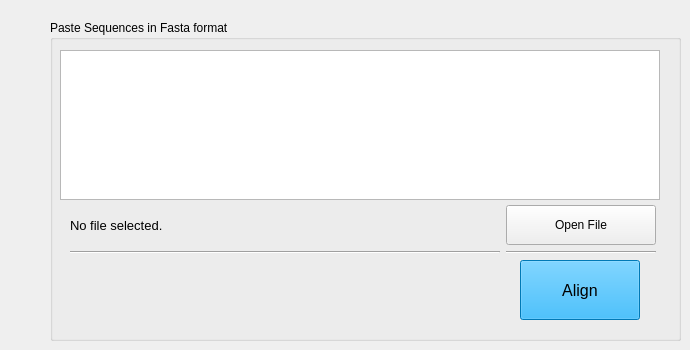
          <widget class="QWidget" name="tab_7">
           <attribute name="icon">
            <iconset resource="blaster.qrc">
             <normaloff>:/Icons/to_copy/images/02.png</normaloff>:/Icons/to_copy/images/02.png</iconset>
           </attribute>
           <attribute name="title">
            <string/>
           </attribute>
           <widget class="QGroupBox" name="groupBox_8">
            <property name="geometry">
             <rect>
              <x>50</x>
              <y>20</y>
              <width>631</width>
              <height>321</height>
             </rect>
            </property>
            <property name="minimumSize">
             <size>
              <width>200</width>
              <height>300</height>
             </size>
            </property>
            <property name="autoFillBackground">
             <bool>false</bool>
            </property>
            <property name="title">
             <string>Paste Sequences in Fasta format</string>
            </property>
            <property name="flat">
             <bool>false</bool>
            </property>
            <widget class="QPlainTextEdit" name="plainTextEdit_7">
             <property name="geometry">
              <rect>
               <x>10</x>
               <y>30</y>
               <width>600</width>
               <height>150</height>
              </rect>
             </property>
             <property name="inputMethodHints">
              <set>Qt::ImhNone</set>
             </property>
            </widget>
            <widget class="QWidget" name="layoutWidget_9">
             <property name="geometry">
              <rect>
               <x>10</x>
               <y>180</y>
               <width>601</width>
               <height>61</height>
              </rect>
             </property>
             <layout class="QGridLayout" name="gridLayout_11">
              <property name="leftMargin">
               <number>10</number>
              </property>
              <property name="topMargin">
               <number>5</number>
              </property>
              <property name="rightMargin">
               <number>5</number>
              </property>
              <property name="bottomMargin">
               <number>5</number>
              </property>
              <item row="0" column="0">
               <widget class="QLabel" name="label_24">
                <property name="font">
                 <font>
                  <pointsize>10</pointsize>
                 </font>
                </property>
                <property name="text">
                 <string>No file selected.</string>
                </property>
               </widget>
              </item>
              <item row="0" column="1">
               <widget class="QPushButton" name="pushButton_10">
                <property name="minimumSize">
                 <size>
                  <width>150</width>
                  <height>40</height>
                 </size>
                </property>
                <property name="maximumSize">
                 <size>
                  <width>150</width>
                  <height>40</height>
                 </size>
                </property>
                <property name="text">
                 <string>Open File</string>
                </property>
                <property name="icon">
                 <iconset>
                  <normaloff>:/Icons/Filesystem-folder-grey-open-icon.png</normaloff>:/Icons/Filesystem-folder-grey-open-icon.png</iconset>
                </property>
                <property name="iconSize">
                 <size>
                  <width>32</width>
                  <height>32</height>
                 </size>
                </property>
               </widget>
              </item>
              <item row="1" column="0">
               <widget class="Line" name="line_10">
                <property name="orientation">
                 <enum>Qt::Horizontal</enum>
                </property>
               </widget>
              </item>
              <item row="1" column="1">
               <widget class="Line" name="line_11">
                <property name="orientation">
                 <enum>Qt::Horizontal</enum>
                </property>
               </widget>
              </item>
             </layout>
            </widget>
            <widget class="QPushButton" name="pushButton_11">
             <property name="geometry">
              <rect>
               <x>470</x>
               <y>240</y>
               <width>120</width>
               <height>60</height>
              </rect>
             </property>
             <property name="minimumSize">
              <size>
               <width>120</width>
               <height>60</height>
              </size>
             </property>
             <property name="maximumSize">
              <size>
               <width>120</width>
               <height>60</height>
              </size>
             </property>
             <property name="palette">
              <palette>
               <active>
                <colorrole role="WindowText">
                 <brush brushstyle="SolidPattern">
                  <color alpha="255">
                   <red>0</red>
                   <green>0</green>
                   <blue>0</blue>
                  </color>
                 </brush>
                </colorrole>
                <colorrole role="Button">
                 <brush brushstyle="SolidPattern">
                  <color alpha="255">
                   <red>0</red>
                   <green>170</green>
                   <blue>255</blue>
                  </color>
                 </brush>
                </colorrole>
                <colorrole role="Light">
                 <brush brushstyle="SolidPattern">
                  <color alpha="255">
                   <red>127</red>
                   <green>213</green>
                   <blue>255</blue>
                  </color>
                 </brush>
                </colorrole>
                <colorrole role="Midlight">
                 <brush brushstyle="SolidPattern">
                  <color alpha="255">
                   <red>63</red>
                   <green>191</green>
                   <blue>255</blue>
                  </color>
                 </brush>
                </colorrole>
                <colorrole role="Dark">
                 <brush brushstyle="SolidPattern">
                  <color alpha="255">
                   <red>0</red>
                   <green>85</green>
                   <blue>127</blue>
                  </color>
                 </brush>
                </colorrole>
                <colorrole role="Mid">
                 <brush brushstyle="SolidPattern">
                  <color alpha="255">
                   <red>0</red>
                   <green>113</green>
                   <blue>170</blue>
                  </color>
                 </brush>
                </colorrole>
                <colorrole role="Text">
                 <brush brushstyle="SolidPattern">
                  <color alpha="255">
                   <red>0</red>
                   <green>0</green>
                   <blue>0</blue>
                  </color>
                 </brush>
                </colorrole>
                <colorrole role="BrightText">
                 <brush brushstyle="SolidPattern">
                  <color alpha="255">
                   <red>255</red>
                   <green>255</green>
                   <blue>255</blue>
                  </color>
                 </brush>
                </colorrole>
                <colorrole role="ButtonText">
                 <brush brushstyle="SolidPattern">
                  <color alpha="255">
                   <red>0</red>
                   <green>0</green>
                   <blue>0</blue>
                  </color>
                 </brush>
                </colorrole>
                <colorrole role="Base">
                 <brush brushstyle="SolidPattern">
                  <color alpha="255">
                   <red>255</red>
                   <green>255</green>
                   <blue>255</blue>
                  </color>
                 </brush>
                </colorrole>
                <colorrole role="Window">
                 <brush brushstyle="SolidPattern">
                  <color alpha="255">
                   <red>0</red>
                   <green>170</green>
                   <blue>255</blue>
                  </color>
                 </brush>
                </colorrole>
                <colorrole role="Shadow">
                 <brush brushstyle="SolidPattern">
                  <color alpha="255">
                   <red>0</red>
                   <green>0</green>
                   <blue>0</blue>
                  </color>
                 </brush>
                </colorrole>
                <colorrole role="AlternateBase">
                 <brush brushstyle="SolidPattern">
                  <color alpha="255">
                   <red>127</red>
                   <green>212</green>
                   <blue>255</blue>
                  </color>
                 </brush>
                </colorrole>
                <colorrole role="ToolTipBase">
                 <brush brushstyle="SolidPattern">
                  <color alpha="255">
                   <red>255</red>
                   <green>255</green>
                   <blue>220</blue>
                  </color>
                 </brush>
                </colorrole>
                <colorrole role="ToolTipText">
                 <brush brushstyle="SolidPattern">
                  <color alpha="255">
                   <red>0</red>
                   <green>0</green>
                   <blue>0</blue>
                  </color>
                 </brush>
                </colorrole>
               </active>
               <inactive>
                <colorrole role="WindowText">
                 <brush brushstyle="SolidPattern">
                  <color alpha="255">
                   <red>0</red>
                   <green>0</green>
                   <blue>0</blue>
                  </color>
                 </brush>
                </colorrole>
                <colorrole role="Button">
                 <brush brushstyle="SolidPattern">
                  <color alpha="255">
                   <red>0</red>
                   <green>170</green>
                   <blue>255</blue>
                  </color>
                 </brush>
                </colorrole>
                <colorrole role="Light">
                 <brush brushstyle="SolidPattern">
                  <color alpha="255">
                   <red>127</red>
                   <green>213</green>
                   <blue>255</blue>
                  </color>
                 </brush>
                </colorrole>
                <colorrole role="Midlight">
                 <brush brushstyle="SolidPattern">
                  <color alpha="255">
                   <red>63</red>
                   <green>191</green>
                   <blue>255</blue>
                  </color>
                 </brush>
                </colorrole>
                <colorrole role="Dark">
                 <brush brushstyle="SolidPattern">
                  <color alpha="255">
                   <red>0</red>
                   <green>85</green>
                   <blue>127</blue>
                  </color>
                 </brush>
                </colorrole>
                <colorrole role="Mid">
                 <brush brushstyle="SolidPattern">
                  <color alpha="255">
                   <red>0</red>
                   <green>113</green>
                   <blue>170</blue>
                  </color>
                 </brush>
                </colorrole>
                <colorrole role="Text">
                 <brush brushstyle="SolidPattern">
                  <color alpha="255">
                   <red>0</red>
                   <green>0</green>
                   <blue>0</blue>
                  </color>
                 </brush>
                </colorrole>
                <colorrole role="BrightText">
                 <brush brushstyle="SolidPattern">
                  <color alpha="255">
                   <red>255</red>
                   <green>255</green>
                   <blue>255</blue>
                  </color>
                 </brush>
                </colorrole>
                <colorrole role="ButtonText">
                 <brush brushstyle="SolidPattern">
                  <color alpha="255">
                   <red>0</red>
                   <green>0</green>
                   <blue>0</blue>
                  </color>
                 </brush>
                </colorrole>
                <colorrole role="Base">
                 <brush brushstyle="SolidPattern">
                  <color alpha="255">
                   <red>255</red>
                   <green>255</green>
                   <blue>255</blue>
                  </color>
                 </brush>
                </colorrole>
                <colorrole role="Window">
                 <brush brushstyle="SolidPattern">
                  <color alpha="255">
                   <red>0</red>
                   <green>170</green>
                   <blue>255</blue>
                  </color>
                 </brush>
                </colorrole>
                <colorrole role="Shadow">
                 <brush brushstyle="SolidPattern">
                  <color alpha="255">
                   <red>0</red>
                   <green>0</green>
                   <blue>0</blue>
                  </color>
                 </brush>
                </colorrole>
                <colorrole role="AlternateBase">
                 <brush brushstyle="SolidPattern">
                  <color alpha="255">
                   <red>127</red>
                   <green>212</green>
                   <blue>255</blue>
                  </color>
                 </brush>
                </colorrole>
                <colorrole role="ToolTipBase">
                 <brush brushstyle="SolidPattern">
                  <color alpha="255">
                   <red>255</red>
                   <green>255</green>
                   <blue>220</blue>
                  </color>
                 </brush>
                </colorrole>
                <colorrole role="ToolTipText">
                 <brush brushstyle="SolidPattern">
                  <color alpha="255">
                   <red>0</red>
                   <green>0</green>
                   <blue>0</blue>
                  </color>
                 </brush>
                </colorrole>
               </inactive>
               <disabled>
                <colorrole role="WindowText">
                 <brush brushstyle="SolidPattern">
                  <color alpha="255">
                   <red>0</red>
                   <green>85</green>
                   <blue>127</blue>
                  </color>
                 </brush>
                </colorrole>
                <colorrole role="Button">
                 <brush brushstyle="SolidPattern">
                  <color alpha="255">
                   <red>0</red>
                   <green>170</green>
                   <blue>255</blue>
                  </color>
                 </brush>
                </colorrole>
                <colorrole role="Light">
                 <brush brushstyle="SolidPattern">
                  <color alpha="255">
                   <red>127</red>
                   <green>213</green>
                   <blue>255</blue>
                  </color>
                 </brush>
                </colorrole>
                <colorrole role="Midlight">
                 <brush brushstyle="SolidPattern">
                  <color alpha="255">
                   <red>63</red>
                   <green>191</green>
                   <blue>255</blue>
                  </color>
                 </brush>
                </colorrole>
                <colorrole role="Dark">
                 <brush brushstyle="SolidPattern">
                  <color alpha="255">
                   <red>0</red>
                   <green>85</green>
                   <blue>127</blue>
                  </color>
                 </brush>
                </colorrole>
                <colorrole role="Mid">
                 <brush brushstyle="SolidPattern">
                  <color alpha="255">
                   <red>0</red>
                   <green>113</green>
                   <blue>170</blue>
                  </color>
                 </brush>
                </colorrole>
                <colorrole role="Text">
                 <brush brushstyle="SolidPattern">
                  <color alpha="255">
                   <red>0</red>
                   <green>85</green>
                   <blue>127</blue>
                  </color>
                 </brush>
                </colorrole>
                <colorrole role="BrightText">
                 <brush brushstyle="SolidPattern">
                  <color alpha="255">
                   <red>255</red>
                   <green>255</green>
                   <blue>255</blue>
                  </color>
                 </brush>
                </colorrole>
                <colorrole role="ButtonText">
                 <brush brushstyle="SolidPattern">
                  <color alpha="255">
                   <red>0</red>
                   <green>85</green>
                   <blue>127</blue>
                  </color>
                 </brush>
                </colorrole>
                <colorrole role="Base">
                 <brush brushstyle="SolidPattern">
                  <color alpha="255">
                   <red>0</red>
                   <green>170</green>
                   <blue>255</blue>
                  </color>
                 </brush>
                </colorrole>
                <colorrole role="Window">
                 <brush brushstyle="SolidPattern">
                  <color alpha="255">
                   <red>0</red>
                   <green>170</green>
                   <blue>255</blue>
                  </color>
                 </brush>
                </colorrole>
                <colorrole role="Shadow">
                 <brush brushstyle="SolidPattern">
                  <color alpha="255">
                   <red>0</red>
                   <green>0</green>
                   <blue>0</blue>
                  </color>
                 </brush>
                </colorrole>
                <colorrole role="AlternateBase">
                 <brush brushstyle="SolidPattern">
                  <color alpha="255">
                   <red>0</red>
                   <green>170</green>
                   <blue>255</blue>
                  </color>
                 </brush>
                </colorrole>
                <colorrole role="ToolTipBase">
                 <brush brushstyle="SolidPattern">
                  <color alpha="255">
                   <red>255</red>
                   <green>255</green>
                   <blue>220</blue>
                  </color>
                 </brush>
                </colorrole>
                <colorrole role="ToolTipText">
                 <brush brushstyle="SolidPattern">
                  <color alpha="255">
                   <red>0</red>
                   <green>0</green>
                   <blue>0</blue>
                  </color>
                 </brush>
                </colorrole>
               </disabled>
              </palette>
             </property>
             <property name="font">
              <font>
               <pointsize>12</pointsize>
              </font>
             </property>
             <property name="text">
              <string>Align</string>
             </property>
             <property name="autoDefault">
              <bool>false</bool>
             </property>
             <property name="default">
              <bool>false</bool>
             </property>
            </widget>
           </widget>
          </widget>
